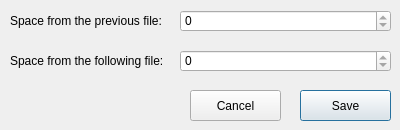
<?xml version="1.0" encoding="UTF-8"?>
<ui version="4.0">
 <class>ModifyReservedSpacesDialog</class>
 <widget class="QDialog" name="ModifyReservedSpacesDialog">
  <property name="geometry">
   <rect>
    <x>0</x>
    <y>0</y>
    <width>400</width>
    <height>130</height>
   </rect>
  </property>
  <property name="minimumSize">
   <size>
    <width>400</width>
    <height>130</height>
   </size>
  </property>
  <property name="maximumSize">
   <size>
    <width>400</width>
    <height>130</height>
   </size>
  </property>
  <property name="windowTitle">
   <string>Modify Reserved Spaces</string>
  </property>
  <widget class="QLabel" name="label">
   <property name="geometry">
    <rect>
     <x>10</x>
     <y>10</y>
     <width>161</width>
     <height>21</height>
    </rect>
   </property>
   <property name="font">
    <font>
     <pointsize>9</pointsize>
    </font>
   </property>
   <property name="text">
    <string>Space from the previous file:</string>
   </property>
  </widget>
  <widget class="QSpinBox" name="spinBoxSpacePrevious">
   <property name="geometry">
    <rect>
     <x>180</x>
     <y>10</y>
     <width>211</width>
     <height>22</height>
    </rect>
   </property>
   <property name="maximum">
    <number>0</number>
   </property>
   <property name="singleStep">
    <number>2048</number>
   </property>
  </widget>
  <widget class="QLabel" name="label_2">
   <property name="geometry">
    <rect>
     <x>10</x>
     <y>50</y>
     <width>161</width>
     <height>21</height>
    </rect>
   </property>
   <property name="font">
    <font>
     <pointsize>9</pointsize>
    </font>
   </property>
   <property name="text">
    <string>Space from the following file:</string>
   </property>
  </widget>
  <widget class="QSpinBox" name="spinBoxSpaceFollowing">
   <property name="geometry">
    <rect>
     <x>180</x>
     <y>50</y>
     <width>211</width>
     <height>22</height>
    </rect>
   </property>
   <property name="maximum">
    <number>0</number>
   </property>
   <property name="singleStep">
    <number>2048</number>
   </property>
  </widget>
  <widget class="QPushButton" name="pushButtonSave">
   <property name="geometry">
    <rect>
     <x>300</x>
     <y>90</y>
     <width>91</width>
     <height>31</height>
    </rect>
   </property>
   <property name="text">
    <string>Save</string>
   </property>
  </widget>
  <widget class="QPushButton" name="pushButtonCancel">
   <property name="geometry">
    <rect>
     <x>190</x>
     <y>90</y>
     <width>91</width>
     <height>31</height>
    </rect>
   </property>
   <property name="text">
    <string>Cancel</string>
   </property>
  </widget>
 </widget>
 <resources/>
 <connections/>
</ui>
